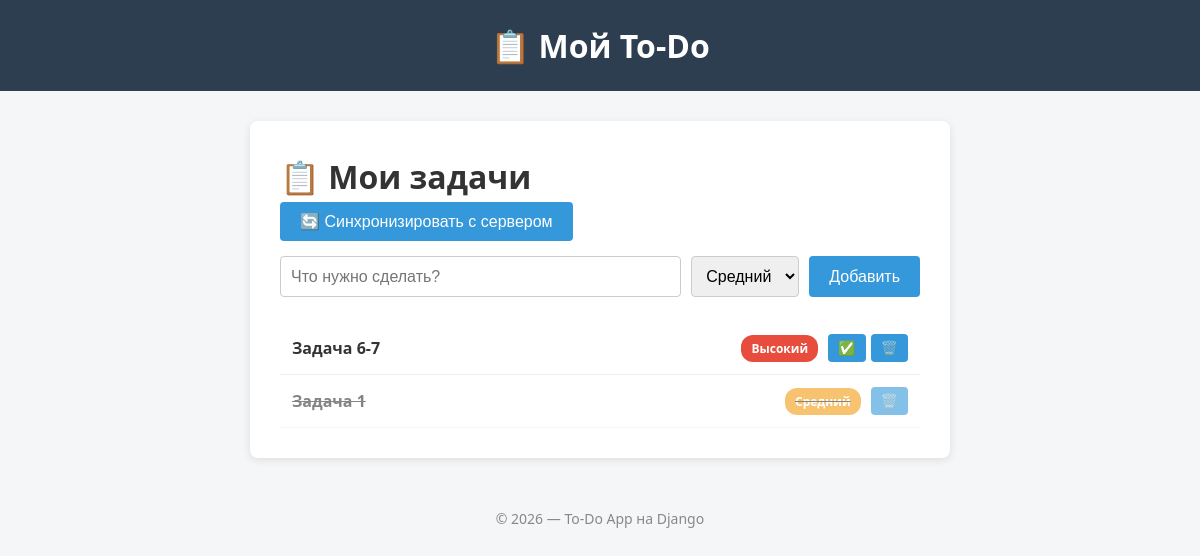
/, run on an earlier commit of the app's database.
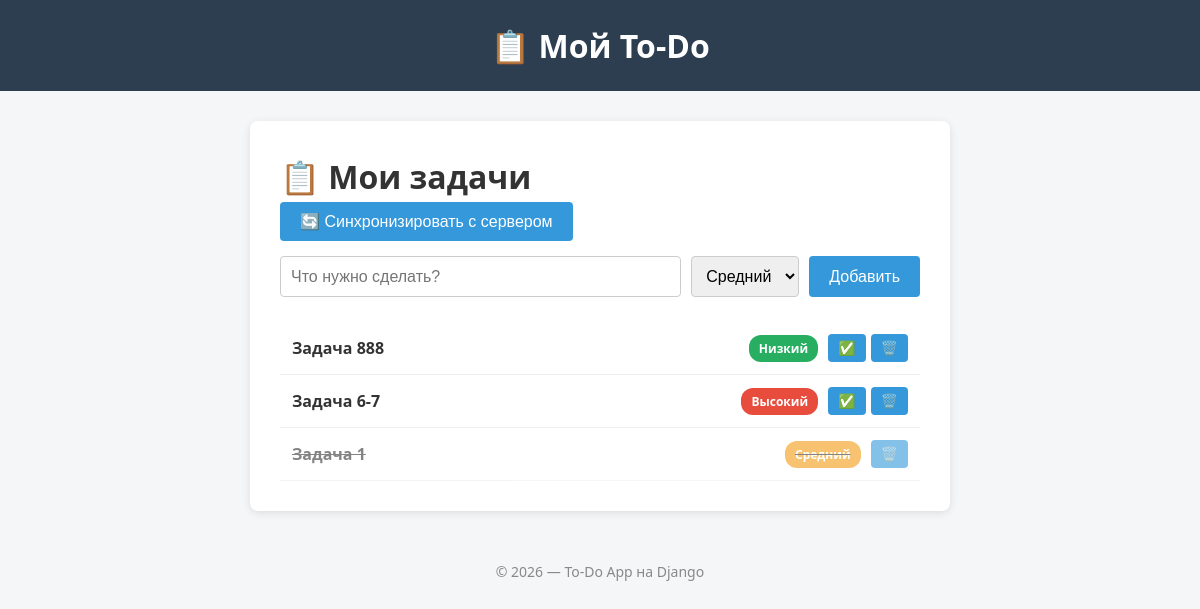
And on a later commit of the database.
### tasks/models.py (models this page shows, shortened)
class Task(models.Model):
    PRIORITY_CHOICES = [
        ("Высокий", "Высокий"),
        ("Средний", "Средний"),
        ("Низкий", "Низкий"),
    ]
    title = models.CharField(max_length=200, verbose_name="Название")
    priority = models.CharField(max_length=20,
                                choices=PRIORITY_CHOICES,
                                default="Средний",
                                verbose_name="Приоритет")
    done = models.BooleanField(default=False, verbose_name="Выполнено")
    synced = models.BooleanField(default=False, verbose_name="Синхронизированно")
    created_at = models.DateTimeField(auto_now_add=True, verbose_name="Создано")
    class Meta:
        verbose_name="Задача"
        verbose_name_plural = "Задача"
        ordering = ["-created_at"]

### tasks/views.py (the view)
# urls.py: path("", views.task_list, name="task_list"),
def task_list(request):
    tasks = Task.objects.all()
    return render(request, "tasks/index.html", {"tasks": tasks})

### tasks/templates/tasks/index.html (shortened to what this page needs)
{% extends "tasks/base.html" %}
{% block content %}
    <h1>📋 Мои задачи</h1>
    <form action="{% url 'sync_tasks' %}" method="POST" style="margin-bottom: 15px;">
        <button type = "submit">🔄 Синхронизировать с сервером</button>
    </form>
    <form class="add-form" action="{% url 'add_task' %}" method="POST">
        <input type="text" name="title" placeholder="Что нужно сделать?" required>
        <select name="priority">
            <option value="Средний" selected>Средний</option>
        </select>
        <button type="submit">Добавить</button>
    </form>
    {% if tasks %}
        <ul class="task-list">
            {% for task in tasks %}
                <li class="task-item {% if task.done %}done{% endif %}">
                    <span class="task-title">{{ task.title }}</span>
                    {% if task.priority == "Высокий" %}
                        <span class = "badge high">Высокий</span>
                    {% elif task.priority == "Средний" %}
                        <span class = "badge medium">Средний</span>
                    {% else %}
                        <span class = "badge low">Низкий</span>
                    {% endif %}
                    <div class = "task-actions">
                    {% if not task.done %}
                        <form action="{% url 'complete_task' task.id %}" method="POST" style="display:inline;">
                            <button type="submit">✅</button>
                        </form>
                    {% endif %}
                    <form action="{% url 'delete_task' task.id %}" method="POST" style="display:inline;">
                        <button tupe="submit">🗑️</button>
                    </form>
                </div>
            </li>
        {% endfor %}
    </ul>
{% else %}
    <p>Список задач пуст.</p>
{% endif %}
{% endblock%}

What changed in the data, as far as the page shows it:
added Task: title "Задача 888", priority "Низкий"
